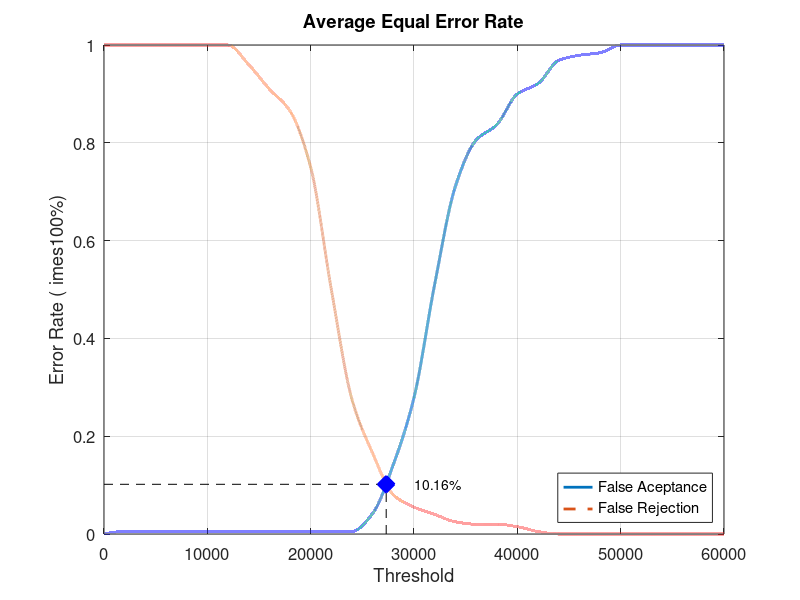
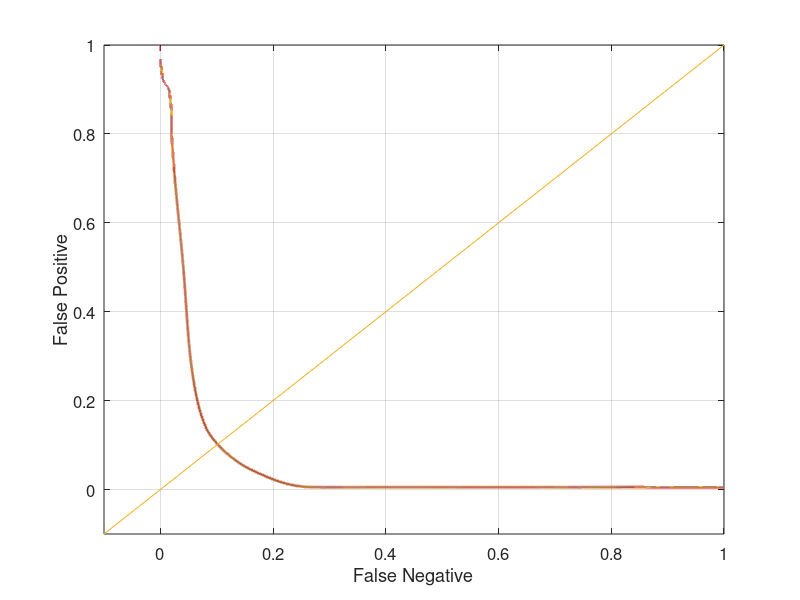

Recreate these plots in MATLAB, in order.
close all;
clear;
clc;
x = 0:2000:60000;
xq = 0:0.5:60000;

y0 = [0 0.00526316 0.00526316 0.00526316 0.00526316 0.00526316 0.00526316 0.00526316 0.00526316 0.00526316 0.00526316 0.00526316 0.00526316 0.0421053 0.142105 0.278947 0.510526 0.710526 0.805263 0.836842 0.9 0.921053 0.968421 0.978947 0.984211 1 1 1 1 1 1]
yy0 = interp1(x, y0, xq, 'pchip');
y1 = [1 1 1 1 1 1 1 0.96 0.91 0.865 0.75 0.5 0.275 0.165 0.08 0.055 0.04 0.025 0.02 0.02 0.015 0.005 0 0 0 0 0 0 0 0 0]
yy1 = interp1(x, y1, xq, 'pchip');

% Calculating EER: 
y2 = abs(y0 - y1);
find(y2 == min(y2))
yy2 = abs(yy0 - yy1);
xEER = find(yy2 == min(yy2));
xEERIndex = xq(xEER) % X-axis EER
yEER = yy0(xEER) % Y-axis EER

main = figure
plot(xq, yy0,'-','LineWidth', 2);	hold on
plot(xq, yy1,'--','LineWidth', 2);	hold on
plot([xEERIndex xEERIndex], [0 yEER], 'k--');	hold on
plot([0 xEERIndex], [yEER yEER], 'k--');	hold on
plot(xEERIndex, yEER, 'bx', 'LineWidth', 10);	hold on
text(xEERIndex + 10 * xEERIndex / 100, yEER, [num2str(round((10000 * yEER)) / 100) '%'])
legend('False Aceptance', 'False Rejection', 'Location', 'SouthEast')
xlabel('Threshold')
ylabel('Error Rate (	imes100%)')
title('Average Equal Error Rate')
set(gca, 'FontSize', 12)
axis([0 60000 0 1])
grid on

print(main, 'Database5_3Main', '-dpng');
FNRxFPR = figure('Color', [1 1 1]);
plot(yy1, yy0, '-', yy1, yy0, 'LineWidth', 2);
hold on
y = -0.1:0.1:1
plot(y, y); 
set(gca, 'FontSize', 12)
xlabel('False Negative')
ylabel('False Positive')
axis([-0.1 1 -0.1 1])
set(gca, 'FontSize', 12)
grid on

print(FNRxFPR, 'Database5_3FNRxFPR','-dpng');
